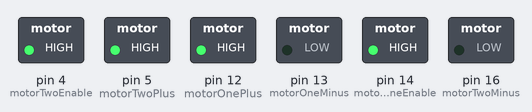
This sketch was run on a simulated Arduino Uno, built with avr-gcc and run on an emulated ATmega328P. On the bench: switched loads named in the sketch (green lamp = pin HIGH).

Above: at 2.5 s.
At 7.5 s:
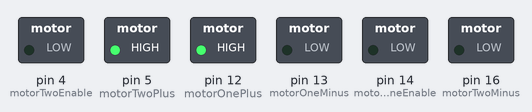
Timing chart, 0 to 11.5 s (numbered marks = the images above):
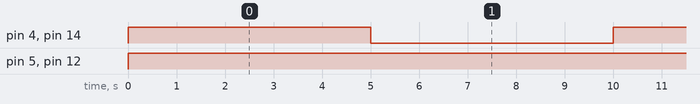

Measured:
- by itself, pin 4 (motorTwoEnable), pin 14 (motorOneEnable): alternates HIGH for 5.0 s and LOW for 5.0 s
- by itself, pin 5 (motorTwoPlus), pin 12 (motorOnePlus): LOW → HIGH at 0.00 s

The sketch:

ch12_MOTOR_TEST_B.ino
```cpp
// Назначаем выводы управления моторами
int motorOnePlus = 12;
int motorOneMinus = 13;
int motorOneEnable = 14;

int motorTwoPlus = 5;
int motorTwoMinus = 16;
int motorTwoEnable = 4;

void setup()
{

   // Назначаем режимы выводов
   pinMode(motorOnePlus, OUTPUT);
   pinMode(motorOneMinus, OUTPUT);
   pinMode(motorOneEnable, OUTPUT);

   pinMode(motorTwoPlus, OUTPUT);
   pinMode(motorTwoMinus, OUTPUT);
   pinMode(motorTwoEnable, OUTPUT);

}

void loop()
{

   // Движение вперед
   setMotorOne(true, 700);
   setMotorTwo(true, 700);

   // Задержка 5 секунд
   delay(5000);

   // Остановка
   setMotorOne(true, 0);
   setMotorTwo(true, 0);

   // Задержка 5 секунд
   delay(5000);

}

// Функция управления первым мотором
void setMotorOne(boolean forward, int motor_speed){
   digitalWrite(motorOnePlus, forward);
   digitalWrite(motorOneMinus, !forward);
   analogWrite(motorOneEnable, motor_speed);
}

// Функция управления вторым мотором
void setMotorTwo(boolean forward, int motor_speed){
   digitalWrite(motorTwoPlus, forward);
   digitalWrite(motorTwoMinus, !forward);
   analogWrite(motorTwoEnable, motor_speed);
}
```
